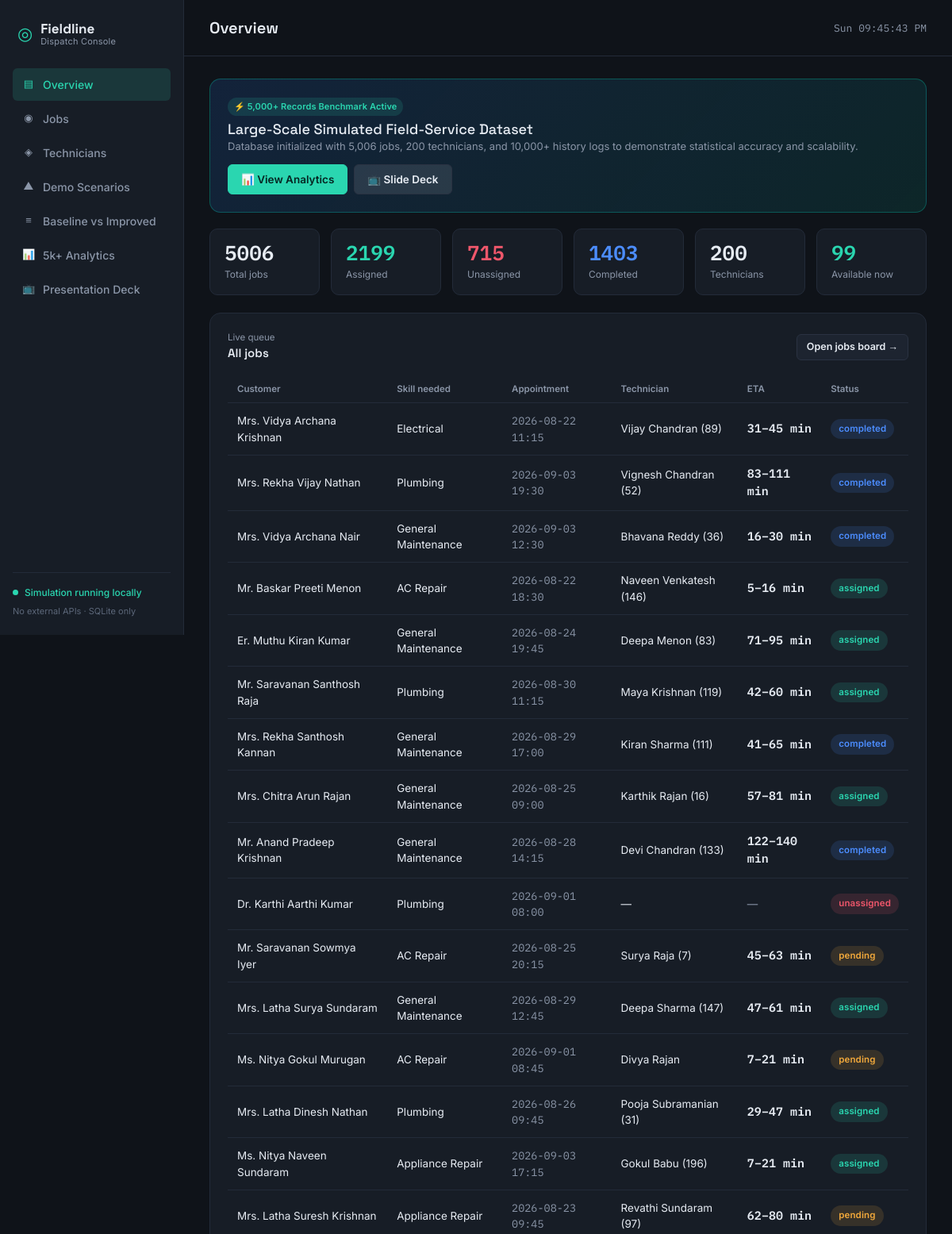
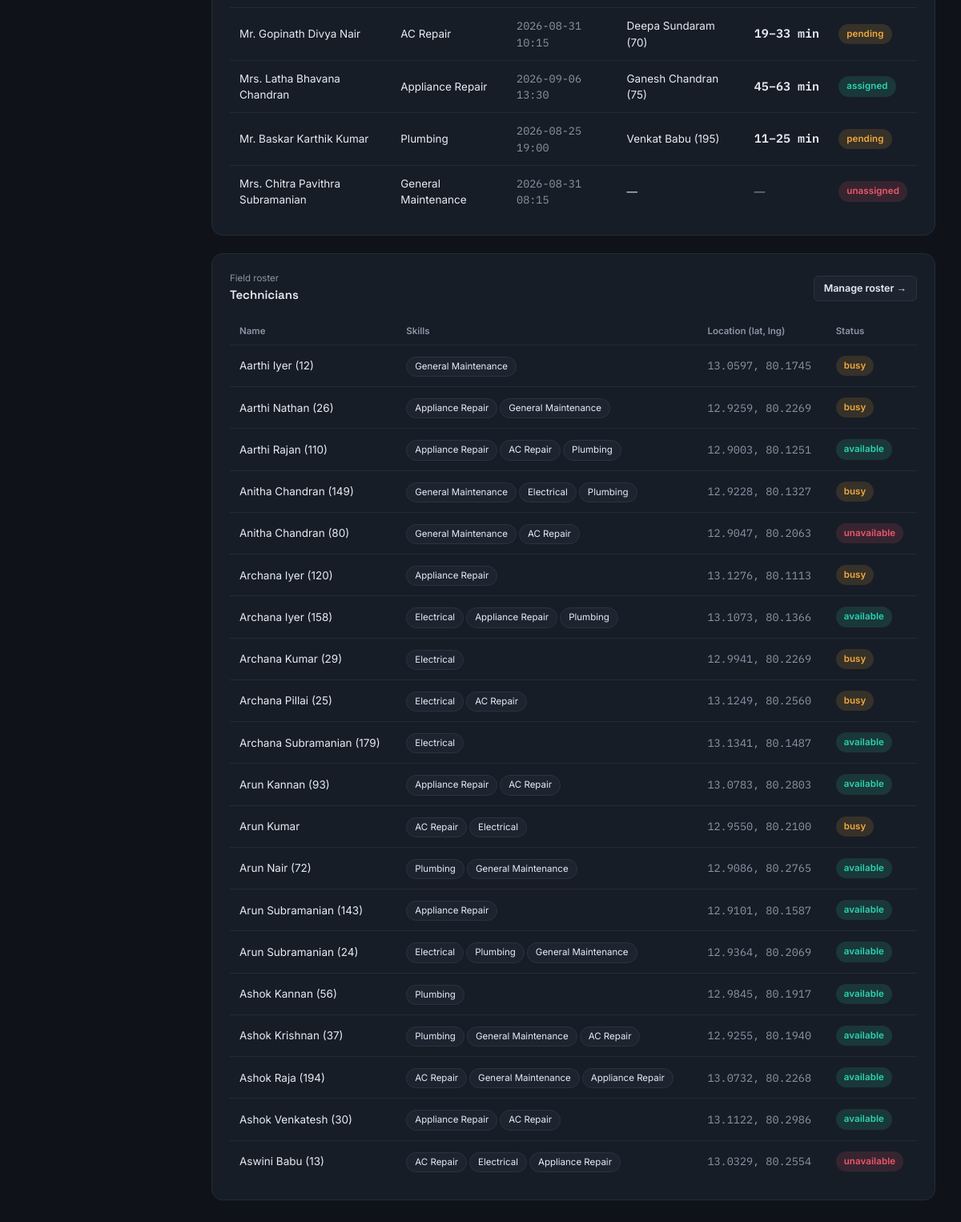
/dashboard, run on the app's committed database (2 pictures, top to bottom).
### tables this page shows
CREATE TABLE technicians (
    id            INTEGER PRIMARY KEY AUTOINCREMENT,
    name          TEXT NOT NULL,
    skills        TEXT NOT NULL,                 -- comma-separated list, e.g. "AC Repair,Electrical"
    availability  TEXT NOT NULL DEFAULT 'available', -- available | busy | unavailable
    latitude      REAL NOT NULL,
    longitude     REAL NOT NULL
);

### app.py (the view)
@app.route("/dashboard")
def dashboard():
    conn = get_db()
    jobs = conn.execute(
        """SELECT jobs.*, technicians.name AS tech_name
           FROM jobs LEFT JOIN technicians ON jobs.assigned_technician_id = technicians.id
           ORDER BY jobs.id DESC LIMIT 20"""
    ).fetchall()
    technicians = conn.execute("SELECT * FROM technicians ORDER BY name LIMIT 20").fetchall()
    total_jobs = conn.execute("SELECT COUNT(*) FROM jobs").fetchone()[0]
    assigned = conn.execute("SELECT COUNT(*) FROM jobs WHERE status='assigned'").fetchone()[0]
    unassigned = conn.execute("SELECT COUNT(*) FROM jobs WHERE status='unassigned'").fetchone()[0]
    completed = conn.execute("SELECT COUNT(*) FROM jobs WHERE status='completed'").fetchone()[0]
    total_tech = conn.execute("SELECT COUNT(*) FROM technicians").fetchone()[0]
    available_tech = conn.execute("SELECT COUNT(*) FROM technicians WHERE availability='available'").fetchone()[0]
    stats = {
        "total_jobs": total_jobs,
        "assigned": assigned,
        "unassigned": unassigned,
        "completed": completed,
        "total_tech": total_tech,
        "available_tech": available_tech,
    }
    conn.close()
    return render_template("dashboard.html", jobs=jobs, technicians=technicians, stats=stats, now=datetime.now())

### app.py (called while the page is built)
def get_db():
    conn = sqlite3.connect(DB_PATH)
    conn.row_factory = sqlite3.Row
    conn.execute("PRAGMA foreign_keys = ON")
    return conn

### templates/dashboard.html (shortened to what this page needs)
{% extends "base.html" %}
{% block page_title %}Overview{% endblock %}
{% block content %}
<div class="panel" style="margin-bottom: 20px; background: linear-gradient(135deg, rgba(46,125,250,0.15), rgba(0,210,180,0.1)); border: 1px solid rgba(0,210,180,0.3);">
  <div style="display: flex; justify-content: space-between; align-items: center; flex-wrap: wrap; gap: 12px;">
    <div>
      <span class="badge-status badge-assigned" style="font-size: 11px; padding: 3px 8px;">⚡ 5,000+ Records Benchmark Active</span>
      <h3 style="margin: 6px 0 2px; font-size: 18px;">Large-Scale Simulated Field-Service Dataset</h3>
      <p class="text-dim" style="margin: 0; font-size: 13px;">
        Database initialized with 5,006 jobs, 200 technicians, and 10,000+ history logs to demonstrate statistical accuracy and scalability.
      </p>
    </div>
    <div style="display: flex; gap: 8px;">
      <a href="{{ url_for('analytics') }}" class="btn-fl btn-fl-primary" style="padding: 8px 16px;">📊 View Analytics</a>
      <a href="{{ url_for('presentation') }}" class="btn-fl" style="padding: 8px 16px; background: rgba(255,255,255,0.1);">📺 Slide Deck</a>
    </div>
  </div>
</div>
<div class="stat-grid">
  <div class="stat-card">
    <div class="stat-num">{{ stats.total_jobs }}</div>
    <div class="stat-label">Total jobs</div>
  </div>
  <div class="stat-card accent-teal">
    <div class="stat-num">{{ stats.assigned }}</div>
    <div class="stat-label">Assigned</div>
  </div>
  <div class="stat-card accent-red">
    <div class="stat-num">{{ stats.unassigned }}</div>
    <div class="stat-label">Unassigned</div>
  </div>
  <div class="stat-card accent-blue">
    <div class="stat-num">{{ stats.completed }}</div>
    <div class="stat-label">Completed</div>
  </div>
  <div class="stat-card">
    <div class="stat-num">{{ stats.total_tech }}</div>
    <div class="stat-label">Technicians</div>
  </div>
  <div class="stat-card accent-teal">
    <div class="stat-num">{{ stats.available_tech }}</div>
    <div class="stat-label">Available now</div>
  </div>
</div>
<div class="panel">
  <div class="panel-head">
    <div>
      <div class="panel-eyebrow">Live queue</div>
      <h3>All jobs</h3>
    </div>
    <a href="{{ url_for('jobs') }}" class="btn-fl btn-fl-sm">Open jobs board →</a>
  </div>
  {% if jobs %}
  <table class="data-table">
    <thead>
      <tr>
        <th>Customer</th>
        <th>Skill needed</th>
        <th>Appointment</th>
        <th>Technician</th>
        <th>ETA</th>
        <th>Status</th>
      </tr>
    </thead>
    <tbody>
      {% for j in jobs %}
      <tr class="row-link" data-href="{{ url_for('job_detail', job_id=j.id) }}">
        <td>{{ j.customer_name }}</td>
        <td>{{ j.required_skill }}</td>
        <td class="mono text-dim">{{ j.appointment_time.replace('T', ' ') }}</td>
        <td>{{ j.tech_name or '—' }}</td>
        <td>
          {% if j.eta_low %}
            <span class="eta-readout">{{ j.eta_low }}–{{ j.eta_high }} min</span>
          {% else %}
            <span class="text-dim">—</span>
          {% endif %}
        </td>
        <td><span class="badge-status badge-{{ j.status }}">{{ j.status }}</span></td>
      </tr>
      {% endfor %}
    </tbody>
  </table>
  {% else %}
  <div class="empty-state">No jobs yet. Head to the Jobs board to create one.</div>
  {% endif %}
</div>
<div class="panel">
  <div class="panel-head">
    <div>
      <div class="panel-eyebrow">Field roster</div>
      <h3>Technicians</h3>
    </div>
    <a href="{{ url_for('technicians') }}" class="btn-fl btn-fl-sm">Manage roster →</a>
  </div>
  <table class="data-table">
    <thead>
      <tr><th>Name</th><th>Skills</th><th>Location (lat, lng)</th><th>Status</th></tr>
    </thead>
    <tbody>
      {% for t in technicians %}
      <tr>
        <td>{{ t.name }}</td>
        <td>
          {% for s in t.skills.split(',') %}<span class="chip">{{ s }}</span>{% endfor %}
        </td>
        <td class="mono text-dim">{{ '%.4f'|format(t.latitude) }}, {{ '%.4f'|format(t.longitude) }}</td>
        <td><span class="badge-status badge-{{ t.availability }}">{{ t.availability }}</span></td>
      </tr>
      {% endfor %}
    </tbody>
  </table>
</div>
{% endblock %}

### templates/base.html (shortened to what this page needs)
<!DOCTYPE html>
<html lang="en">
<head>
<link href="https://cdn.jsdelivr.net/npm/bootstrap@5.3.3/dist/css/bootstrap.min.css" rel="stylesheet">
<link rel="stylesheet" href="{{ url_for('static', filename='css/style.css') }}">
</head>
<body>
<div class="shell">
  <aside class="sidenav">
    <div class="brand">
      <span class="brand-mark">◎</span>
      <div class="brand-text">
        <span class="brand-title">Fieldline</span>
        <span class="brand-sub">Dispatch Console</span>
      </div>
    </div>
    <nav class="nav-links">
      <a href="{{ url_for('dashboard') }}" class="{{ 'active' if request.endpoint=='dashboard' }}">
        <span class="nav-ic">▤</span> Overview
      </a>
      <a href="{{ url_for('jobs') }}" class="{{ 'active' if request.endpoint in ['jobs','job_detail'] }}">
        <span class="nav-ic">◉</span> Jobs
      </a>
      <a href="{{ url_for('technicians') }}" class="{{ 'active' if request.endpoint=='technicians' }}">
        <span class="nav-ic">◈</span> Technicians
      </a>
      <a href="{{ url_for('demo') }}" class="{{ 'active' if request.endpoint=='demo' }}">
        <span class="nav-ic">▲</span> Demo Scenarios
      </a>
      <a href="{{ url_for('baseline') }}" class="{{ 'active' if request.endpoint=='baseline' }}">
        <span class="nav-ic">≡</span> Baseline vs Improved
      </a>
      <a href="{{ url_for('analytics') }}" class="{{ 'active' if request.endpoint=='analytics' }}">
        <span class="nav-ic">📊</span> 5k+ Analytics
      </a>
      <a href="{{ url_for('presentation') }}" class="{{ 'active' if request.endpoint=='presentation' }}">
        <span class="nav-ic">📺</span> Presentation Deck
      </a>
    </nav>
    <div class="sidenav-foot">
      <div class="live-pill"><span class="live-dot"></span> Simulation running locally</div>
      <p class="foot-note">No external APIs · SQLite only</p>
    </div>
  </aside>
  <div class="main-col">
    <header class="topbar">
      <div class="topbar-title">{% block page_title %}Overview{% endblock %}</div>
      <div class="topbar-meta">
        <span id="clock" class="clock-readout"></span>
      </div>
    </header>
    <main class="content">
      {% block content %}{% endblock %}
    </main>
  </div>
</div>
</body>
</html>

### data on the page
technicians: customer_name "Mrs. Vidya Archana Krishnan", required_skill "Electrical", appointment_time.replace "2026-08-22 11:15", name "Vijay Chandran (89)", eta_low "31", eta_high "45", status "completed"
technicians: customer_name "Mrs. Rekha Vijay Nathan", required_skill "Plumbing", appointment_time.replace "2026-09-03 19:30", name "Vignesh Chandran (52)", eta_low "83", eta_high "111", status "completed"
technicians: customer_name "Mrs. Vidya Archana Nair", required_skill "General Maintenance", appointment_time.replace "2026-09-03 12:30", name "Bhavana Reddy (36)", eta_low "16", eta_high "30", status "completed"
technicians: customer_name "Mr. Baskar Preeti Menon", required_skill "AC Repair", appointment_time.replace "2026-08-22 18:30", name "Naveen Venkatesh (146)", eta_low "5", eta_high "16", status "assigned"
technicians: customer_name "Er. Muthu Kiran Kumar", required_skill "General Maintenance", appointment_time.replace "2026-08-24 19:45", name "Deepa Menon (83)", eta_low "71", eta_high "95", status "assigned"
technicians: customer_name "Mr. Saravanan Santhosh Raja", required_skill "Plumbing", appointment_time.replace "2026-08-30 11:15", name "Maya Krishnan (119)", eta_low "42", eta_high "60", status "assigned"
technicians: customer_name "Mrs. Rekha Santhosh Kannan", required_skill "General Maintenance", appointment_time.replace "2026-08-29 17:00", name "Kiran Sharma (111)", eta_low "41", eta_high "65", status "completed"
technicians: customer_name "Mrs. Chitra Arun Rajan", required_skill "General Maintenance", appointment_time.replace "2026-08-25 09:00", name "Karthik Rajan (16)", eta_low "57", eta_high "81", status "assigned"
technicians: customer_name "Mr. Anand Pradeep Krishnan", required_skill "General Maintenance", appointment_time.replace "2026-08-28 14:15", name "Devi Chandran (133)", eta_low "122", eta_high "140", status "completed"
technicians: customer_name "Mr. Saravanan Sowmya Iyer", required_skill "AC Repair", appointment_time.replace "2026-08-25 20:15", name "Surya Raja (7)", eta_low "45", eta_high "63", status "pending"
technicians: customer_name "Mrs. Latha Surya Sundaram", required_skill "General Maintenance", appointment_time.replace "2026-08-29 12:45", name "Deepa Sharma (147)", eta_low "47", eta_high "61", status "assigned"
technicians: customer_name "Ms. Nitya Gokul Murugan", required_skill "AC Repair", appointment_time.replace "2026-09-01 08:45", name "Divya Rajan", eta_low "7", eta_high "21", status "pending"
technicians: customer_name "Mrs. Latha Dinesh Nathan", required_skill "Plumbing", appointment_time.replace "2026-08-26 09:45", name "Pooja Subramanian (31)", eta_low "29", eta_high "47", status "assigned"
technicians: customer_name "Ms. Nitya Naveen Sundaram", required_skill "Appliance Repair", appointment_time.replace "2026-09-03 17:15", name "Gokul Babu (196)", eta_low "7", eta_high "21", status "assigned"
technicians: customer_name "Mrs. Latha Suresh Krishnan", required_skill "Appliance Repair", appointment_time.replace "2026-08-23 09:45", name "Revathi Sundaram (97)", eta_low "62", eta_high "80", status "pending"
technicians: customer_name "Mr. Gopinath Divya Nair", required_skill "AC Repair", appointment_time.replace "2026-08-31 10:15", name "Deepa Sundaram (70)", eta_low "19", eta_high "33", status "pending"
technicians: customer_name "Mrs. Latha Bhavana Chandran", required_skill "Appliance Repair", appointment_time.replace "2026-09-06 13:30", name "Ganesh Chandran (75)", eta_low "45", eta_high "63", status "assigned"
technicians: customer_name "Mr. Baskar Karthik Kumar", required_skill "Plumbing", appointment_time.replace "2026-08-25 19:00", name "Venkat Babu (195)", eta_low "11", eta_high "25", status "pending"
technicians: name "Aarthi Iyer (12)", skills "General Maintenance", latitude "13.0597", longitude "80.1745", availability "busy"
technicians: name "Aarthi Nathan (26)", s "Appliance Repair" "General Maintenance", latitude "12.9259", longitude "80.2269", availability "busy"
technicians: name "Aarthi Rajan (110)", s "Appliance Repair" "AC Repair" "Plumbing", latitude "12.9003", longitude "80.1251", availability "available"
technicians: name "Anitha Chandran (149)", s "General Maintenance" "Electrical" "Plumbing", latitude "12.9228", longitude "80.1327", availability "busy"
technicians: name "Anitha Chandran (80)", s "General Maintenance" "AC Repair", latitude "12.9047", longitude "80.2063", availability "unavailable"
technicians: name "Archana Iyer (120)", skills "Appliance Repair", latitude "13.1276", longitude "80.1113", availability "busy"
technicians: name "Archana Iyer (158)", s "Electrical" "Appliance Repair" "Plumbing", latitude "13.1073", longitude "80.1366", availability "available"
technicians: name "Archana Kumar (29)", skills "Electrical", latitude "12.9941", longitude "80.2269", availability "busy"
technicians: name "Archana Pillai (25)", s "Electrical" "AC Repair", latitude "13.1249", longitude "80.2560", availability "busy"
technicians: name "Archana Subramanian (179)", skills "Electrical", latitude "13.1341", longitude "80.1487", availability "available"
technicians: name "Arun Kannan (93)", s "Appliance Repair" "AC Repair", latitude "13.0783", longitude "80.2803", availability "available"
technicians: name "Arun Kumar", s "AC Repair" "Electrical", latitude "12.9550", longitude "80.2100", availability "busy"
technicians: name "Arun Nair (72)", s "Plumbing" "General Maintenance", latitude "12.9086", longitude "80.2765", availability "available"
technicians: name "Arun Subramanian (143)", skills "Appliance Repair", latitude "12.9101", longitude "80.1587", availability "available"
technicians: name "Arun Subramanian (24)", s "Electrical" "Plumbing" "General Maintenance", latitude "12.9364", longitude "80.2069", availability "available"
technicians: name "Ashok Kannan (56)", skills "Plumbing", latitude "12.9845", longitude "80.1917", availability "available"
technicians: name "Ashok Krishnan (37)", s "Plumbing" "General Maintenance" "AC Repair", latitude "12.9255", longitude "80.1940", availability "available"
technicians: name "Ashok Raja (194)", s "AC Repair" "General Maintenance" "Appliance Repair", latitude "13.0732", longitude "80.2268", availability "available"
technicians: name "Ashok Venkatesh (30)", s "Appliance Repair" "AC Repair", latitude "13.1122", longitude "80.2986", availability "available"
technicians: name "Aswini Babu (13)", s "AC Repair" "Electrical" "Appliance Repair", latitude "13.0329", longitude "80.2554", availability "unavailable"

### other printed values
{{ stats.total_jobs }} "5006"
{{ stats.assigned }} "2199"
{{ stats.unassigned }} "715"
{{ stats.completed }} "1403"
{{ stats.total_tech }} "200"
{{ stats.available_tech }} "99"
{{ j.customer_name }} "Dr. Karthi Aarthi Kumar" "Mrs. Chitra Pavithra Subramanian"
{{ j.required_skill }} "Plumbing" "General Maintenance"
{{ j.appointment_time.replace('T', ' ') }} "2026-09-01 08:00" "2026-08-31 08:15"
{{ j.tech_name or '—' }} "—" "—"
{{ j.status }} "unassigned" "unassigned"
